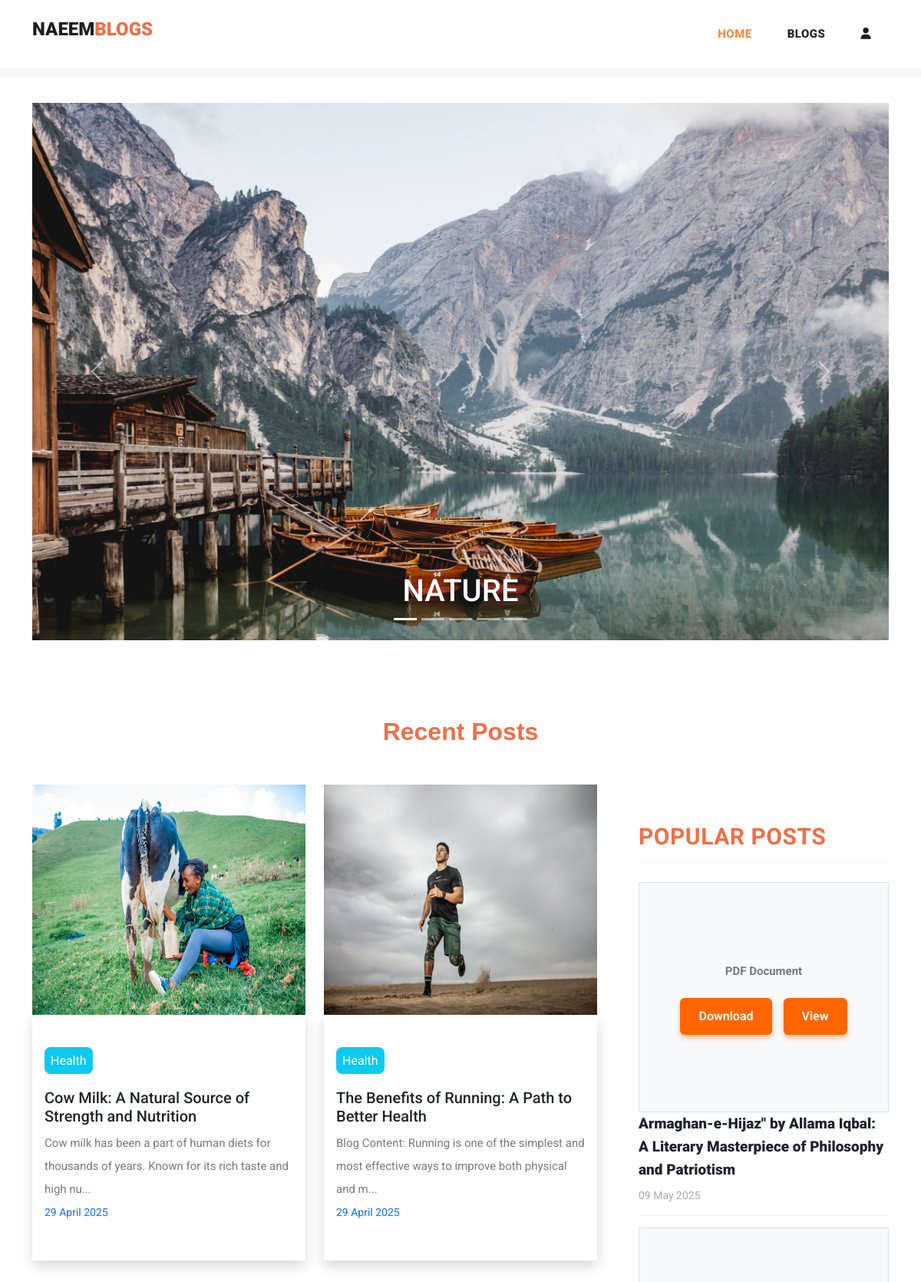
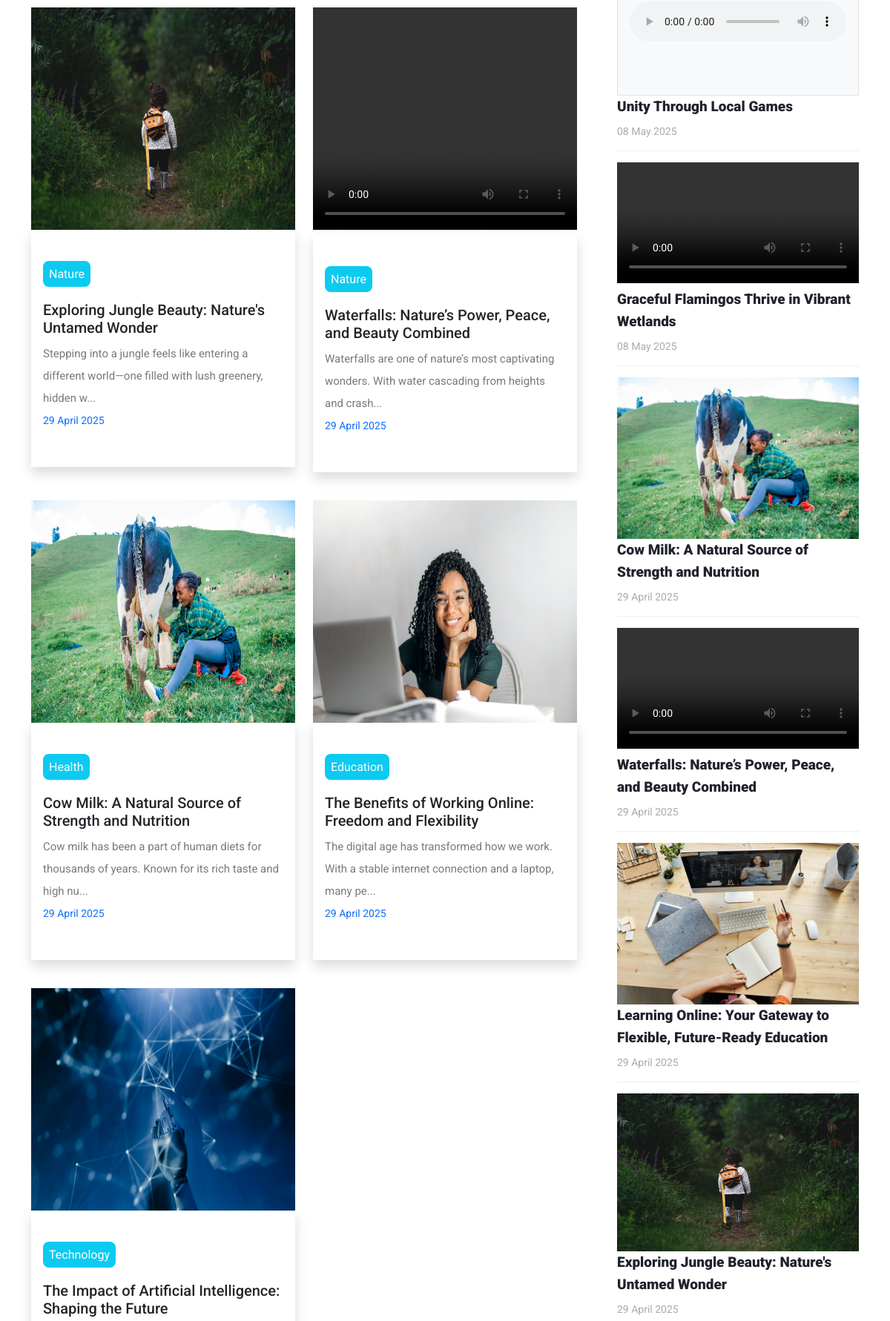
The page / (upper part) on the database its author committed (2 pictures, top to bottom).
### myapp/models.py (models this page shows, shortened)
class Post(models.Model):
    postname = models.CharField(max_length=600)
    category = models.CharField(max_length=600)
    image = models.FileField(upload_to='images/posts', validators=[validate_file_type])
    content = models.CharField(max_length=100000)
    time = models.CharField(default=time,max_length=100, blank=True)
    likes = models.ManyToManyField(User, related_name='liked_posts', blank=True)
    user = models.ForeignKey(User, on_delete=models.CASCADE)
    social_image = models.ImageField(upload_to='social_images/', null=True, blank=True)
    social_title = models.CharField(max_length=255, null=True, blank=True)
    meta_description = models.TextField(null=True, blank=True)
    social_description = models.TextField(null=True, blank=True)
    meta_keywords = models.CharField(max_length=255, null=True, blank=True)

### myapp/views.py (the view)
# urls.py: path("",views.index,name="index"),
def index(request):
    social_links = SocialMediaLink.objects.all()
    return render(request, "index.html", {
        'posts': Post.objects.filter(user_id=request.user.id).order_by("-id"),  # User's posts, reversed order
        'top_posts': Post.objects.all().order_by("-likes"),  # Top posts by likes
        'recent_posts': Post.objects.all().order_by("-id"),  # Recent posts
        'social_links': social_links,  # Social media links
        'user': request.user,  # Current user
        'media_url': settings.MEDIA_URL,  # Media URL for static files
    })

### myapp/templatetags/custom_filters.py (called while the page is built)
@register.filter
def endswith(value, suffix):
    return str(value).lower().endswith(suffix.lower())

### templates/index.html (shortened to what this page needs)
{% load static %}
{% load custom_filters %}
<!DOCTYPE html>
<html lang="en">
<head>
  <link href="https://cdn.jsdelivr.net/npm/bootstrap@5.3.0-alpha3/dist/css/bootstrap.min.css" rel="stylesheet"
>
  <link href="{% static 'vendor/bootstrap/css/bootstrap.min.css' %}" rel="stylesheet">
  <link href="https://cdn.jsdelivr.net/npm/bootstrap@5.3.1/dist/css/bootstrap.min.css" rel="stylesheet"
>
<link rel="stylesheet" href="{% static 'assets/css/fontawesome.css' %}">
<link rel="stylesheet" href="https://cdnjs.cloudflare.com/ajax/libs/font-awesome/6.4.2/css/all.min.css">
<link rel="stylesheet" href="{% static 'assets/css/templatemo-stand-blog.css' %}">
<link rel="stylesheet" href="{% static 'assets/css/owl.css' %}">
<link rel="stylesheet" href="{% static 'assets/css/styles.css' %}">
</head>
<body>
  {%include 'header.html'%}
  <div class="container mt-5 carousel">
    <div id="carouselExampleCaptions" class="carousel slide">
      <div class="carousel-indicators">
        <button type="button" data-bs-target="#carouselExampleCaptions" data-bs-slide-to="0" class="active"
          aria-current="true" aria-label="Slide 1"></button>
        <button type="button" data-bs-target="#carouselExampleCaptions" data-bs-slide-to="1"
          aria-label="Slide 2"></button>
        <button type="button" data-bs-target="#carouselExampleCaptions" data-bs-slide-to="2"
          aria-label="Slide 3"></button>
        <button type="button" data-bs-target="#carouselExampleCaptions" data-bs-slide-to="3"
          aria-label="Slide 4"></button>
        <button type="button" data-bs-target="#carouselExampleCaptions" data-bs-slide-to="4"
          aria-label="Slide 5"></button>
      </div>
      <div class="carousel-inner">
        <div class="carousel-item active">
          <img src="{% static 'assets/images/nature.jpg' %}" alt="image1">
          <div class="carousel-caption ">
            <h1>NATURE</h1>
          </div>
        </div>
      </div>
      <button class="carousel-control-prev" type="button" data-bs-target="#carouselExampleCaptions"
        data-bs-slide="prev">
        <span class="carousel-control-prev-icon" aria-hidden="true"></span>
      </button>
      <button class="carousel-control-next" type="button" data-bs-target="#carouselExampleCaptions"
        data-bs-slide="next">
        <span class="carousel-control-next-icon" aria-hidden="true"></span>
      </button>
    </div>
  </div>
  <section class="blog-posts">
    <div class="container">
      <h5 class="text-center"
        style="margin: 50px; font-weight: bolder; font-size: 40px; color: rgb(241, 110, 70); font-size:xx-large; font-family: Gill Sans Extrabold, sans-serif"
        ;>Recent Posts</h5>
      <div class=" row">
        <div class="col-lg-8">
          <div class="all-blog-posts">
            <div class="row">
              {% for post in top_posts|slice:"0:7" %}
              <div class="col col-lg-6 col-12 pb-2 blog-post ">
                <a href="{% url 'post' post.id %}" class="text-decoration-none text-dark mb-3">
                  {% with post.image.name|lower as file_name %}
                  {% if file_name|endswith:".jpg" or file_name|endswith:".jpeg" or file_name|endswith:".png" %}
                  <img src="{{media_url}}{{post.image}}" class="img-fluid" alt="" width="100%">
                  {% elif file_name|endswith:".mp4" or file_name|endswith:".mov" or file_name|endswith:".avi" %}
                  <video controls style="width: 100%; height: 300px;">
                    <source src="{{ media_url }}{{ post.image }}" type="video/mp4">
                  </video>
                {% else %}
                  <p>Unsupported media type</p>
                  {% endif %}
                  {% endwith %}
                  <div class="px-3 py-5 shadow">
                    <span class="text-white bg-info text-center rounded-3 mt-5"
                      style="padding: 8px;">{{post.category}}</span>
                    <h5 class="mt-4">{{post.postname}}</h5>
                </a>
                <p class="mt-2">{{post.content|slice:"0:100"}}...</p>
                <p class="small text-primary">{{post.time}} </p>
              </div>
            </div>
            {% endfor %}
      <div class="col-lg-4">
        <div class="sidebar">
          <div class="row">
            <div class="col-lg-12">
              <div class="sidebar-item recent-posts">
                <div class="sidebar-heading">
                  <h2 style="color: rgb(241, 110, 70); font-size: 30px; font-weight: bold;">Popular Posts</h2>
                </div>
                <div class="content">
                  <ul>
                    {% for post in recent_posts|slice:"0:" %}
                    <li>
                      {% with post.image.name|lower as file_name %}
                      {% if file_name|endswith:".jpg" or file_name|endswith:".jpeg" or file_name|endswith:".png" %}
                      <img src="{{media_url}}{{post.image}}" class="img-fluid" alt="" width="100%">
                      {% elif file_name|endswith:".mp4" or file_name|endswith:".mov" or file_name|endswith:".avi" %}
                      <video controls style="width: 100%;">
                        <source src="{{ media_url }}{{ post.image }}" type="video/mp4">
                      </video>
                  {% elif file_name|endswith:".mp3" or file_name|endswith:".wav" or file_name|endswith:".ogg" %}
                  <div style="height:200px; display: flex; align-items: center; justify-content: center; background-color: #f8f9fa; border: 1px solid #dee2e6;">
                    <audio controls style="width: 100%; max-width: 90%;">
                      <source src="{{ media_url }}{{ post.image }}">
                    </audio>
                  </div>
                  {% elif file_name|endswith:".pdf" %}
                  <div style="height: 300px; display: flex; flex-direction: column; justify-content: center; align-items: center; background-color: #f8f9fa; border: 1px solid #dee2e6;">
                    <p style="font-weight: bold; margin-bottom: 20px;">PDF Document</p>
                    <div style="display: flex; gap: 15px;">
                      <a href="{{ post.image.url }}" download
                        style="
                          background-color: #ff6600;
                          color: white;
                          padding: 12px 24px;
                          border-radius: 6px;
                          font-weight: 600;
                          text-decoration: none;
                          box-shadow: 0 4px 6px rgba(255, 102, 0, 0.4);
                          transition: background-color 0.3s ease, box-shadow 0.3s ease;
                          display: inline-flex;
                          align-items: center;
                          justify-content: center;
                          user-select: none;
                        "
                        onmouseover="this.style.backgroundColor='#e65500'; this.style.boxShadow='0 6px 8px rgba(230, 85, 0, 0.6)';"
                        onmouseout="this.style.backgroundColor='#ff6600'; this.style.boxShadow='0 4px 6px rgba(255, 102, 0, 0.4)';">
                        Download
                      </a>
                      <a href="{{ post.image.url }}" target="_blank"
                        style="
                          background-color: #ff6600;
                          color: white;
                          padding: 12px 24px;
                          border-radius: 6px;
                          font-weight: 600;
                          text-decoration: none;
                          box-shadow: 0 4px 6px rgba(255, 102, 0, 0.4);
                          transition: background-color 0.3s ease, box-shadow 0.3s ease;
                          display: inline-flex;
                          align-items: center;
                          justify-content: center;
                          user-select: none;
                        "
                        onmouseover="this.style.backgroundColor='#e65500'; this.style.boxShadow='0 6px 8px rgba(230, 85, 0, 0.6)';"
                        onmouseout="this.style.backgroundColor='#ff6600'; this.style.boxShadow='0 4px 6px rgba(255, 102, 0, 0.4)';">
                        View
                      </a>
                    </div>
                  </div>
                      {% else %}
                      <p>Unsupported media type</p>
                      {% endif %}
                      {% endwith %}
                      <a href="post-details.html">
                        <a href="{% url 'post' post.id %}" class="text-decoration-none text-dark">
                          <h5>{{post.postname}}</h5>
                        </a>
                        <span>{{post.time}}</span>
                      </a>
                    </li>
                    {% endfor %}
                  </ul>
                </div>
              </div>
            </div>
          </div>
        </div>
      </div>
  </section>
</body>
</html>

### static/assets/css/templatemo-stand-blog.css (style rules this page uses)
body { font-family: 'Roboto', sans-serif; overflow-x: hidden; text-rendering: optimizeLegibility; -webkit-font-smoothing: antialiased; -moz-osx-font-smoothing: grayscale; }
p { margin-bottom: 0px; font-size: 15px; font-weight: 400; color: #7a7a7a; line-height: 30px; }
a { text-decoration: none!important; }
ul { padding: 0; margin: 0; list-style: none; }
h1,h2,h3,h4,h5,h6 { margin: 0px; }
.blog-posts { margin-top: 100px; }
.blog-posts .blog-post { margin-bottom: 30px; }
.blog-posts .sidebar-heading h2 { font-size: 18px; text-transform: uppercase; font-weight: 900; letter-spacing: 0.5px; color: #20232e; border-bottom: 1px solid #eee; padding-bottom: 15px; margin-bottom: 25px; }
.sidebar { margin-left: 30px; }
.sidebar .sidebar-item { margin-top: 50px; }
.sidebar .sidebar-heading h2 { font-size: 18px; text-transform: uppercase; font-weight: 900; letter-spacing: 0.5px; color: #20232e; border-bottom: 1px solid #eee; padding-bottom: 15px; margin-bottom: 25px; }
.sidebar .recent-posts ul li { margin-bottom: 15px; padding-bottom: 15px; border-bottom: 1px solid #eee; }
.sidebar .recent-posts ul li h5 { font-size: 19px; font-weight: 900; color: #20232e; line-height: 30px; transition: all 0.3s; }
.sidebar .recent-posts ul li span { display: block; font-size: 14px; color: #aaa; margin-top: 8px; }

### static/assets/css/styles.css (style rules this page uses)
.carousel img { width: 100%; height: 700px; }
.blog-posts .blog-post img, .blog-post img { height: 300px; }

### rows shown on the page
Post: image (picture), category "Health", postname "Cow Milk: A Natural Source of Strength and Nutrition", content "Cow milk has been a part of human diets for thousands of years. Known for its rich taste and high nu", time "29 April 2025"
Post: image (picture), category "Health", postname "The Benefits of Running: A Path to Better Health", content "Blog Content: Running is one of the simplest and most effective ways to improve both physical and m", time "29 April 2025"
Post: image (picture), category "Nature", postname "Exploring Jungle Beauty: Nature's Untamed Wonder", content "Stepping into a jungle feels like entering a different world—one filled with lush greenery, hidden w", time "29 April 2025"
Post: category "Nature", postname "Waterfalls: Nature’s Power, Peace, and Beauty Combined", content "Waterfalls are one of nature’s most captivating wonders. With water cascading from heights and crash", time "29 April 2025"
Post: image (picture), category "Education", postname "The Benefits of Working Online: Freedom and Flexibility", content "The digital age has transformed how we work. With a stable internet connection and a laptop, many pe", time "29 April 2025"
Post: image (picture), category "Technology", postname "The Impact of Artificial Intelligence: Shaping the Future"
Post: postname "Armaghan-e-Hijaz\" by Allama Iqbal: A Literary Masterpiece of Philosophy and Patriotism", time "09 May 2025"
Post: postname "Unity Through Local Games", time "08 May 2025"
Post: postname "Graceful Flamingos Thrive in Vibrant Wetlands", time "08 May 2025"
Post: image (picture), postname "Learning Online: Your Gateway to Flexible, Future-Ready Education", time "29 April 2025"
